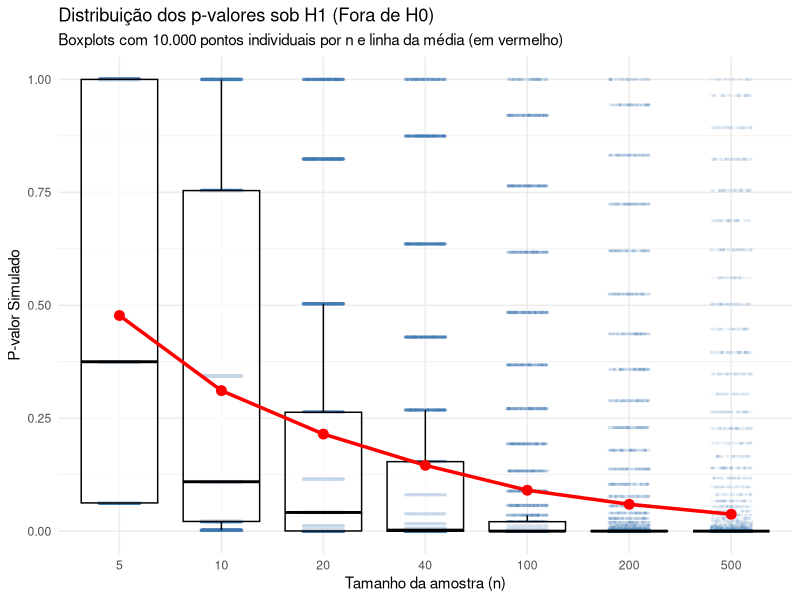

Write R code to recreate this figure.
## ---- chunk 1
# Carregando pacotes necessários
library(dplyr)
library(tidyr)
library(ggplot2)

# 1. Função do p-valor corrigida
p_valor <- function(y, n) {
  if (y > n/2) {
    p <- 2 * (1 - pbinom(y - 1, size = n, prob = 1/2))
  } else if (y < n/2) {
    p <- 2 * pbinom(y, size = n, prob = 1/2)
  } else {
    p <- 1
  }
  p <- min(p, 1) # garantir p <= 1
  return(p)
}

# 2. Função para simular sob H1 (fora de H0) usando a priori Beta(1,1)
simular_h1 <- function(n_atual, m) {
  theta <- rbeta(m, 1, 1)                  # Sorteia theta da Beta(1,1)
  y <- rbinom(m, size = n_atual, prob = theta) # Simula Y dado theta
  pvals <- sapply(y, p_valor, n = n_atual) # Calcula os p-valores
  return(pvals)
}

# 3. Parâmetros da Simulação (Atualizado para m = 10.000)
n_valores <- c(5, 10, 20, 40, 100, 200, 500) # Tamanhos de amostra
m <- 10000 # Quantidade de p-valores por n

# 4. Criando a tabela solicitada (n na 1ª coluna, 10.000 p-valores nas demais)
tabela_p_valores <- data.frame(n = n_valores)
matriz_p_valores <- matrix(nrow = length(n_valores), ncol = m)

set.seed(123) # Para reprodutibilidade
for (i in 1:length(n_valores)) {
  matriz_p_valores[i, ] <- simular_h1(n_valores[i], m)
}

# Nomeando as colunas de p_val_1 até p_val_10000
colnames(matriz_p_valores) <- paste0("p_val_", 1:m)
tabela_p_valores <- cbind(tabela_p_valores, matriz_p_valores)

# 5. Preparando os dados para o gráfico (Transformando para formato 'longo')
df_long <- tabela_p_valores %>%
  pivot_longer(cols = starts_with("p_val"), 
               names_to = "simulacao", 
               values_to = "p_valor")

# Calculando a média para traçar a linha solicitada
df_medias <- df_long %>%
  group_by(n) %>%
  summarise(p_valor_medio = mean(p_valor))

# Transformando 'n' em fator para o eixo X do boxplot ficar espaçado corretamente
df_long$n_factor <- factor(df_long$n, levels = n_valores)
df_medias$n_factor <- factor(df_medias$n, levels = n_valores)

# 6. Gerando o Gráfico
ggplot(df_long, aes(x = n_factor, y = p_valor)) +
  # Adiciona os pontos (alpha menor e size menor devido à grande quantidade de dados)
  geom_jitter(width = 0.2, alpha = 0.05, color = "steelblue", size = 0.5) +
  # Adiciona o boxplot por cima (transparente para ver os pontos)
  geom_boxplot(outlier.shape = NA, fill = "white", alpha = 0.7, color = "black") +
  # Adiciona a linha de média do p-valor
  geom_line(data = df_medias, aes(x = n_factor, y = p_valor_medio, group = 1), 
            color = "red", linewidth = 1.2) +
  # Adiciona os pontos da média
  geom_point(data = df_medias, aes(x = n_factor, y = p_valor_medio), 
             color = "red", size = 3) +
  theme_minimal() +
  labs(title = "Distribuição dos p-valores sob H1 (Fora de H0)",
       subtitle = "Boxplots com 10.000 pontos individuais por n e linha da média (em vermelho)",
       x = "Tamanho da amostra (n)",
       y = "P-valor Simulado")
